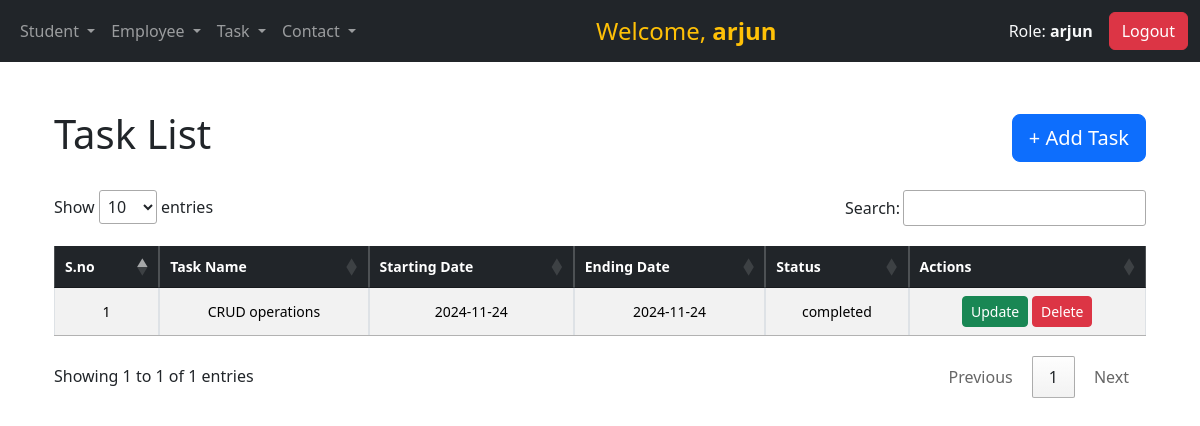
/task-list/ (signed in), run on the app's committed database.
### operations/models.py (models this page shows, shortened)
class Task(models.Model):
    Taskname = models.CharField(max_length=100)
    Startingdate = models.CharField(max_length=15)
    Endingdate = models.CharField(max_length=100)
    Status = models.CharField(max_length=15,null=True,blank=True)
    serial_number = models.PositiveIntegerField(default=0)

### operations/views.py (the view)
# urls.py: path('task-list/',login_required(views.task_list),name='task_list'),
def task_list(request):
    tasks = Task.objects.all()  # Query to get all task records
    return render(request, 'tasks/tasks-list.html', {'tasks': tasks})

### operations/templates/tasks/tasks-list.html (shortened to what this page needs)
{% extends 'base.html' %}
{% block content %}
    <div class="container mt-5">
        <div class="d-flex justify-content-between align-items-center mb-4">
            <h1 class="text-center">Task List</h1>
            <a href="{% url 'task' %}" class="btn btn-primary btn-lg">+ Add Task</a>
        </div>
        <div class="table-responsive">
            <table id="taskTable" class="table table-striped table-sm table-bordered align-middle mb-3">
                <thead class="table-dark">
                    <tr class="text-center small">
                        <th>S.no</th>
                        <th>Task Name</th>
                        <th>Starting Date</th>
                        <th>Ending Date</th>
                        <th>Status</th>
                        <th>Actions</th>
                    </tr>
                </thead>
                <tbody>
                    {% for task in tasks %}
                        <tr class="text-center small">
                            <td>{{ forloop.counter }}</td>
                            <td>{{ task.Taskname }}</td>
                            <td>{{ task.Startingdate }}</td>
                            <td>{{ task.Endingdate }}</td>
                            <td>{{ task.Status }}</td>
                            <td>
                                <a href="{% url 'update_task' task.id %}" class="btn btn-success btn-sm">Update</a>
                                <a href="{% url 'delete_task' task.id %}" class="btn btn-danger btn-sm" onclick="return confirm('Are you sure you want to delete this task?');">Delete</a>
                            </td>
                        </tr>
                    {% empty %}
                        <tr>
                            <td colspan="6" class="text-center text-muted">No tasks available.</td>
                        </tr>
                    {% endfor %}
                </tbody>
            </table>
        </div>
    </div>
    <link rel="stylesheet" href="https://cdn.datatables.net/1.13.5/css/jquery.dataTables.min.css">
{% endblock %}

### operations/templates/base.html (shortened to what this page needs)
<!DOCTYPE html>
<html lang="en">
<head>
  {% load static %}
  <link href="https://cdn.jsdelivr.net/npm/bootstrap@5.3.3/dist/css/bootstrap.min.css" rel="stylesheet">
  <link rel="stylesheet" href="{% static 'styles.css' %}">
</head>
<body>
  <nav
  class="navbar navbar-expand-sm navbar-dark
  {% if request.session.user_role == 'staff' %}light-green
  {% elif request.session.user_role == 'student' %}light-yellow
  {% elif request.session.user_role == 'employee' %}light-blue
  {% else %}bg-dark{% endif %}">
    <div class="container-fluid">
      <ul class="navbar-nav">
        <li class="nav-item dropdown">
          {% if request.session.user_role != "employee" %}
          <a class="nav-link dropdown-toggle" href="#" role="button" data-bs-toggle="dropdown" aria-expanded="false">
            Student
          </a>
          {% endif %}
        </li>
        {% if request.session.user_role != "student" %}
        <li class="nav-item dropdown">
          <a class="nav-link dropdown-toggle" href="#" role="button" data-bs-toggle="dropdown" aria-expanded="false">
            Employee
          </a>
        </li>
        {% endif %}
        <li class="nav-item dropdown">
          <a class="nav-link dropdown-toggle" href="#" role="button" data-bs-toggle="dropdown" aria-expanded="false">
            Task
          </a>
        </li>
        <li class="nav-item dropdown">
          <a class="nav-link dropdown-toggle" href="#" role="button" data-bs-toggle="dropdown" aria-expanded="false">
            Contact
          </a>
        </li>
      </ul>
      <div class="mx-auto text-warning text-warning-highlight">
        Welcome, <strong>{{ request.session.user_name }}</strong>
      </div>
      <div class="d-flex align-items-center">
        <span class="navbar-text text-light me-3">
          Role: <strong>{{ request.session.user_role }}</strong>
        </span>
        <form method="post" action="{% url 'logout' %}">
          <button class="btn btn-danger" type="submit">Logout</button>
        </form>
      </div>
    </div>
  </nav>
<div class="container mt-4">
  {% block content %}{% endblock %}
</div>
</body>
</html>

### operations/static/styles.css (style rules this page uses)
.text-warning-highlight { font-size: 1.5rem; padding: 5px 10px; border-radius: 5px; }

### data on the page
Task: Taskname "CRUD operations", Startingdate "2024-11-24", Endingdate "2024-11-24", Status "completed"

### other printed values
{{ request.session.user_name }} "arjun"
{{ request.session.user_role }} "arjun"
